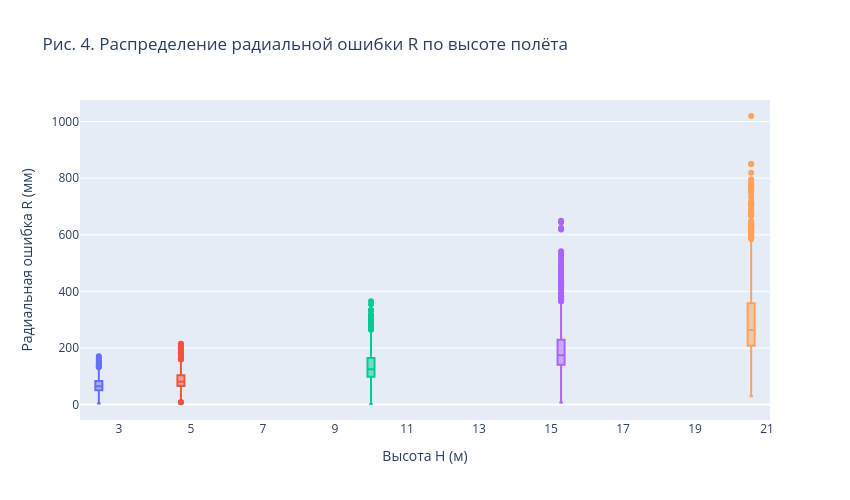

The notebook cell saved with this chart:
### Markdown cell above
### Распределение ошибки по высотам

Среднее значение и стандартное отклонение показывают общий уровень ошибки, но не раскрывают форму распределения. Для проверки устойчивости вывода рассмотрим, как при увеличении $H$ меняются медиана, межквартильный размах и правый хвост распределения $R$.

### Code cell
fig = px.box(
    df, x="H", y="R", color="H_cat",
    title="Рис. 4. Распределение радиальной ошибки R по высоте полёта",
    labels={"H": "Высота H (м)", "R": "Радиальная ошибка R (мм)", "H_cat": "Высота"},
    category_orders={"H_cat": H_CAT_ORDER},
)
fig.update_layout(showlegend=False, height=500, width=850)
ALL_FIGS.append(("fig_04_boxplot_H", fig))
fig.show()

### Figure 1 — Plotly figure (JSON) as saved in the notebook; plotly's stock layout.template omitted (floating-point values rounded to 4 significant figures; data arrays with more than 128 entries replaced by an {"elided": "..."} marker saying what was removed)
{"data": [{"alignmentgroup": "True", "hovertemplate": "Высота=3 м<br>Высота H (м)=%{x}<br>Радиальная ошибка R (мм)=%{y}<extra></extra>", "legendgroup": "3 м", "marker": {"color": "#636efa"}, "name": "3 м", "notched": false, "offsetgroup": "3 м", "orientation": "v", "showlegend": true, "type": "box", "x": {"elided": "885 int values"}, "x0": " ", "xaxis": "x", "y": {"elided": "885 float values"}, "y0": " ", "yaxis": "y"}, {"alignmentgroup": "True", "hovertemplate": "Высота=5 м<br>Высота H (м)=%{x}<br>Радиальная ошибка R (мм)=%{y}<extra></extra>", "legendgroup": "5 м", "marker": {"color": "#EF553B"}, "name": "5 м", "notched": false, "offsetgroup": "5 м", "orientation": "v", "showlegend": true, "type": "box", "x": {"elided": "885 int values"}, "x0": " ", "xaxis": "x", "y": {"elided": "885 float values"}, "y0": " ", "yaxis": "y"}, {"alignmentgroup": "True", "hovertemplate": "Высота=10 м<br>Высота H (м)=%{x}<br>Радиальная ошибка R (мм)=%{y}<extra></extra>", "legendgroup": "10 м", "marker": {"color": "#00cc96"}, "name": "10 м", "notched": false, "offsetgroup": "10 м", "orientation": "v", "showlegend": true, "type": "box", "x": {"elided": "885 int values"}, "x0": " ", "xaxis": "x", "y": {"elided": "885 float values"}, "y0": " ", "yaxis": "y"}, {"alignmentgroup": "True", "hovertemplate": "Высота=15 м<br>Высота H (м)=%{x}<br>Радиальная ошибка R (мм)=%{y}<extra></extra>", "legendgroup": "15 м", "marker": {"color": "#ab63fa"}, "name": "15 м", "notched": false, "offsetgroup": "15 м", "orientation": "v", "showlegend": true, "type": "box", "x": {"elided": "885 int values"}, "x0": " ", "xaxis": "x", "y": {"elided": "885 float values"}, "y0": " ", "yaxis": "y"}, {"alignmentgroup": "True", "hovertemplate": "Высота=20 м<br>Высота H (м)=%{x}<br>Радиальная ошибка R (мм)=%{y}<extra></extra>", "legendgroup": "20 м", "marker": {"color": "#FFA15A"}, "name": "20 м", "notched": false, "offsetgroup": "20 м", "orientation": "v", "showlegend": true, "type": "box", "x": {"elided": "885 int values"}, "x0": " ", "xaxis": "x", "y": {"elided": "885 float values"}, "y0": " ", "yaxis": "y"}], "layout": {"boxmode": "group", "height": 500, "legend": {"title": {"text": "Высота"}, "tracegroupgap": 0}, "showlegend": false, "title": {"text": "Рис. 4. Распределение радиальной ошибки R по высоте полёта"}, "width": 850, "xaxis": {"anchor": "y", "domain": [0, 1], "title": {"text": "Высота H (м)"}}, "yaxis": {"anchor": "x", "domain": [0, 1], "title": {"text": "Радиальная ошибка R (мм)"}}}}
